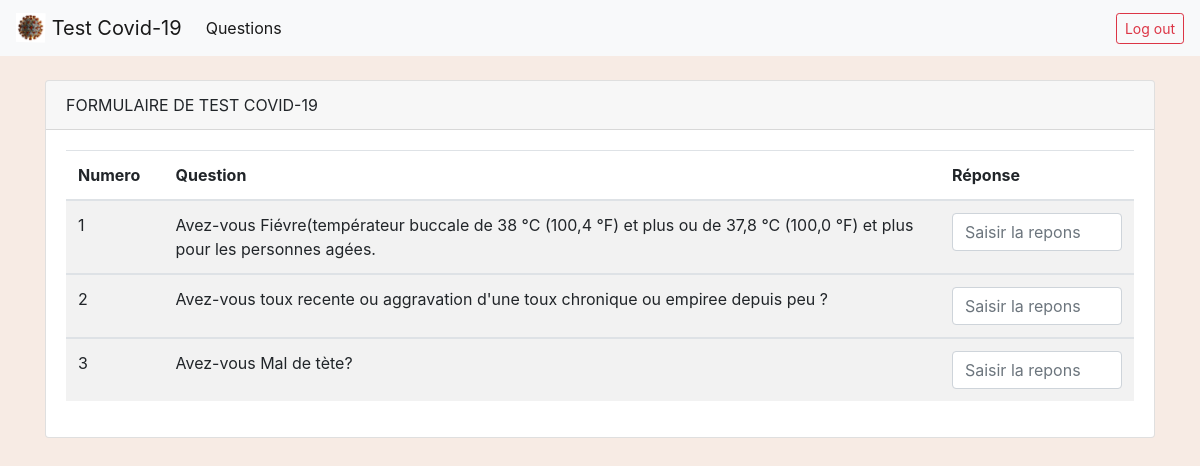
The app's page /questions/rendu.php with its own data.
### tables this page shows
CREATE TABLE `question` (
  `id` int(11) NOT NULL,
  `question` varchar(1000) NOT NULL
);

### questions/rendu.php (the view, shortened to what this page needs)
<?php
include "../connexion.php" ;
?>
<!DOCTYPE html>
<html lang="en">
    <head>
        <link rel="stylesheet" href="https://cdn.jsdelivr.net/npm/bootstrap@4.5.3/dist/css/bootstrap.min.css">
        <link rel="stylesheet" href="../publique/styles.css">
    </head>
    <body>
        <nav class="navbar navbar-expand-lg navbar-light bg-light">
            <a class="navbar-brand" href="../index.php">
                <img src="../images/covid19.gif"  width="30" height="30" class="d-inline-block align-top" alt="" loading="lazy">
                Test Covid-19
            </a>
            <div class="collapse navbar-collapse" id="navbarSupportedContent">
                <ul class="navbar-nav mr-auto">
                    <li class="nav-item active">
                        <a class="nav-link" href="questionnaire.php">Questions <span class="sr-only">(current)</span></a>
                    </li>
                </ul>
                <form class="form-inline my-2 my-lg-0">
                <button class="btn btn-outline-danger btn-sm" type="submit">Log out</button>
                </form>
            </div>
        </nav>
            <br>
            <div class="container">
                <div class="row justify-content-center">
                    <div class="col-md-12">
                        <div class="card">
                            <div class="card-header">FORMULAIRE DE TEST COVID-19</div>
                            <div class="card-body">
                            <?php
                             $stat=$dbh->query("SELECT * FROM question");
                             ?>
                                <table class="table table-striped">
                                    <thead>
                                        <tr>
                                            <th scope="col" scope="col"width="5%">Numero</th>
                                            <th scope="col"scope="col"width="60%">Question</th>
                                            <th scope="col"scope="col"width="15%">Réponse</th>
                                        </tr>
                                    </thead>
                                    <tbody>
                                    <?php
                if($stat)
                {
                    foreach($stat as $row)
                    {
            ?>
                                        <tr>
                                            <td> <?php echo $row['id']; ?> </td>
                                            <td> <?php echo $row['question']; ?> </td>
                                            <td>
                                                <div >
                                                <input type="text" name="repond" class="form-control" placeholder="Saisir la repons" required>
                                                </div>
                                            </td>
                                        </tr>
                                    </tbody>
                                    <?php
                    }
                }
                else
                {
                    echo "No Record Found";
                }
            ?>
                                </table>
                            </div>
                        </div>
                    </div>
                </div>
            </div>
    </body>
</html>

### publique/styles.css (style rules this page uses)
body { background-color: rgb(247, 235, 228); }

### records on screen
question: id "1", question "Avez-vous Fiévre(températeur buccale de 38 °C (100,4 °F) et plus ou de 37,8 °C (100,0 °F) et plus pour les personnes agées."
question: id "2", question "Avez-vous toux recente ou aggravation d'une toux chronique ou empiree depuis peu ?"
question: id "3", question "Avez-vous Mal de tète?"
